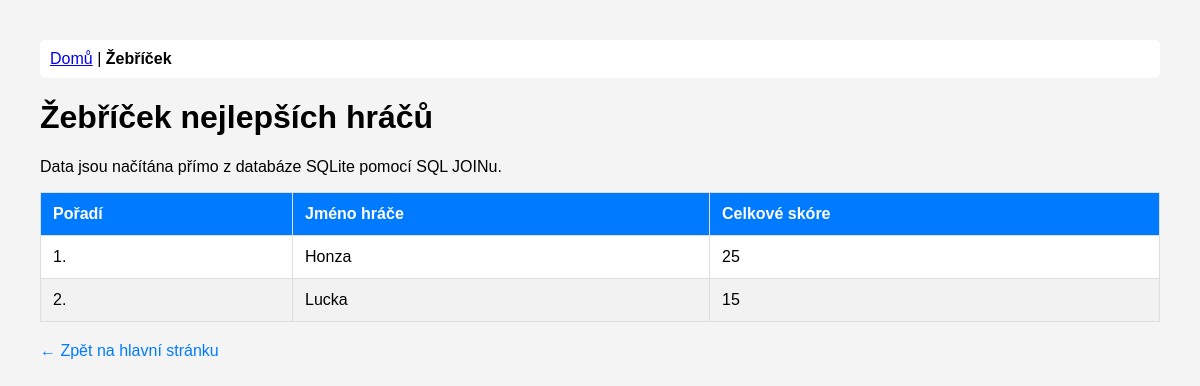
The page /zebricek on the database as committed earlier.
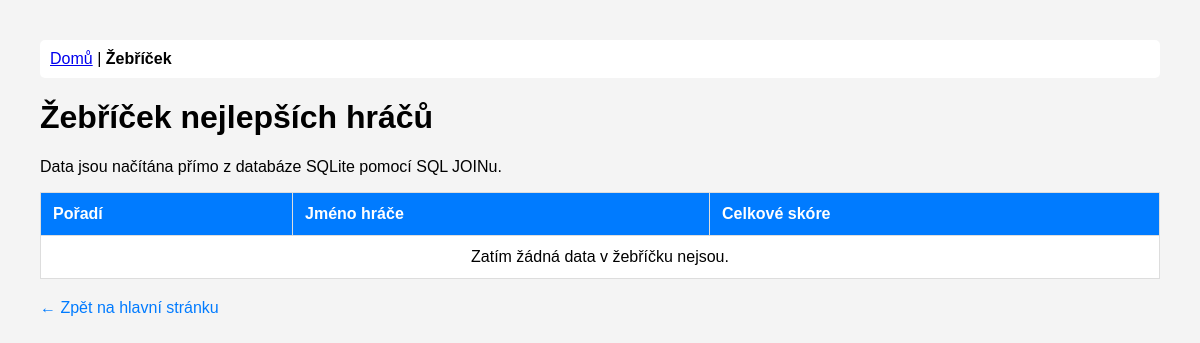
The same page on the database as committed later.
### tables this page shows
CREATE TABLE uzivatele (
    id INTEGER PRIMARY KEY AUTOINCREMENT,
    jmeno TEXT NOT NULL UNIQUE,
    email TEXT NOT NULL UNIQUE,
    heslo TEXT NOT NULL,
    role TEXT DEFAULT 'user'
);

### web_portal.py (the view)
@app.route('/zebricek')
def zebricek():
    data = get_leaderboard()
    return render_template('zebricek.html', hraci=data)

### database_local/db_manager_local.py (called while the page is built)
def get_leaderboard():
    conn = sqlite3.connect(DB_PATH)
    cursor = conn.cursor()
    query = """
        SELECT u.jmeno, SUM(uvz.skore) as celkem, u.id
        FROM uzivatele u
        JOIN ucast_v_zapasu uvz ON u.id = uvz.uzivatel_id
        GROUP BY u.id
        ORDER BY celkem DESC
    """
    cursor.execute(query)
    res = cursor.fetchall()
    conn.close()
    return res

### templates/zebricek.html (shortened to what this page needs)
<!DOCTYPE html>
<html lang="cs">
<head>
</head>
<body>
    <nav>
        <a href="/">Domů</a> | <strong>Žebříček</strong>
    </nav>
    <h1>Žebříček nejlepších hráčů</h1>
    <p>Data jsou načítána přímo z databáze SQLite pomocí SQL JOINu.</p>
    <table>
        <thead>
            <tr>
                <th>Pořadí</th>
                <th>Jméno hráče</th>
                <th>Celkové skóre</th>
            </tr>
        </thead>
        <tbody>
            {% for hrac in hraci %}
            <tr>
                <td>{{ loop.index }}.</td>
                <td>{{ hrac[0] }}</td>
                <td>{{ hrac[1] }}</td>
            </tr>
            {% else %}
            <tr>
                <td colspan="{{ '4' if session.is_admin else '3' }}" style="text-align: center;">
                    Zatím žádná data v žebříčku nejsou.
                </td>
            </tr>
            {% endfor %}
        </tbody>
    </table>
    <a href="/" class="back-link">← Zpět na hlavní stránku</a>
</body>
</html>

### templates/zebricek.html (style rules this page uses)
body { font-family: sans-serif; margin: 40px; background-color: #f4f4f4; }
nav { margin-bottom: 20px; background: white; padding: 10px; border-radius: 5px; }
table { width: 100%; border-collapse: collapse; background: white; }
th, td { padding: 12px; border: 1px solid #ddd; text-align: left; }
th { background-color: #007bff; color: white; }
.back-link { display: inline-block; margin-top: 20px; text-decoration: none; color: #007bff; }

Rows that differ between the two databases and show on the page:
removed uzivatele: jmeno "Honza", hrac "25"
removed uzivatele: jmeno "Lucka", hrac "15"
Other text that changed with them:
text now shown: "Zatím žádná data v žebříčku nejsou."
